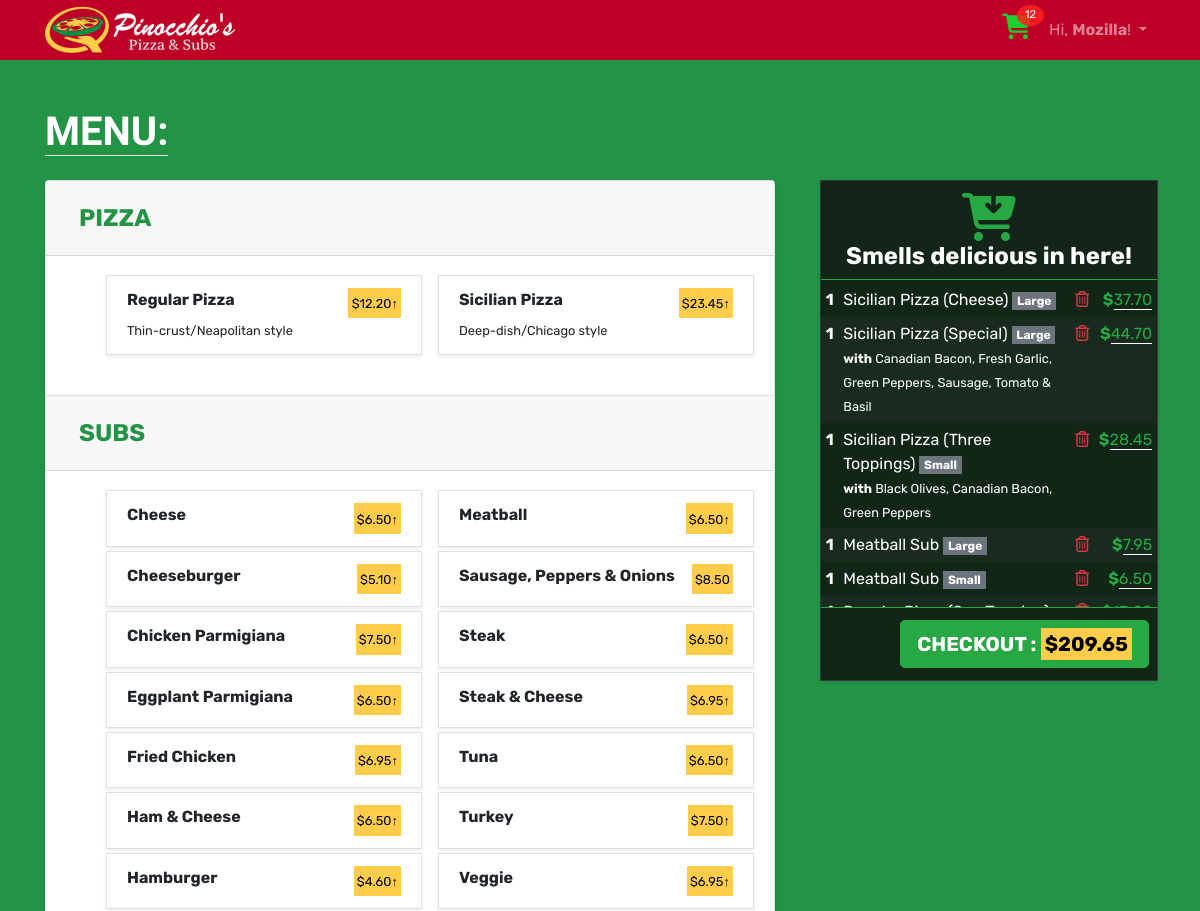
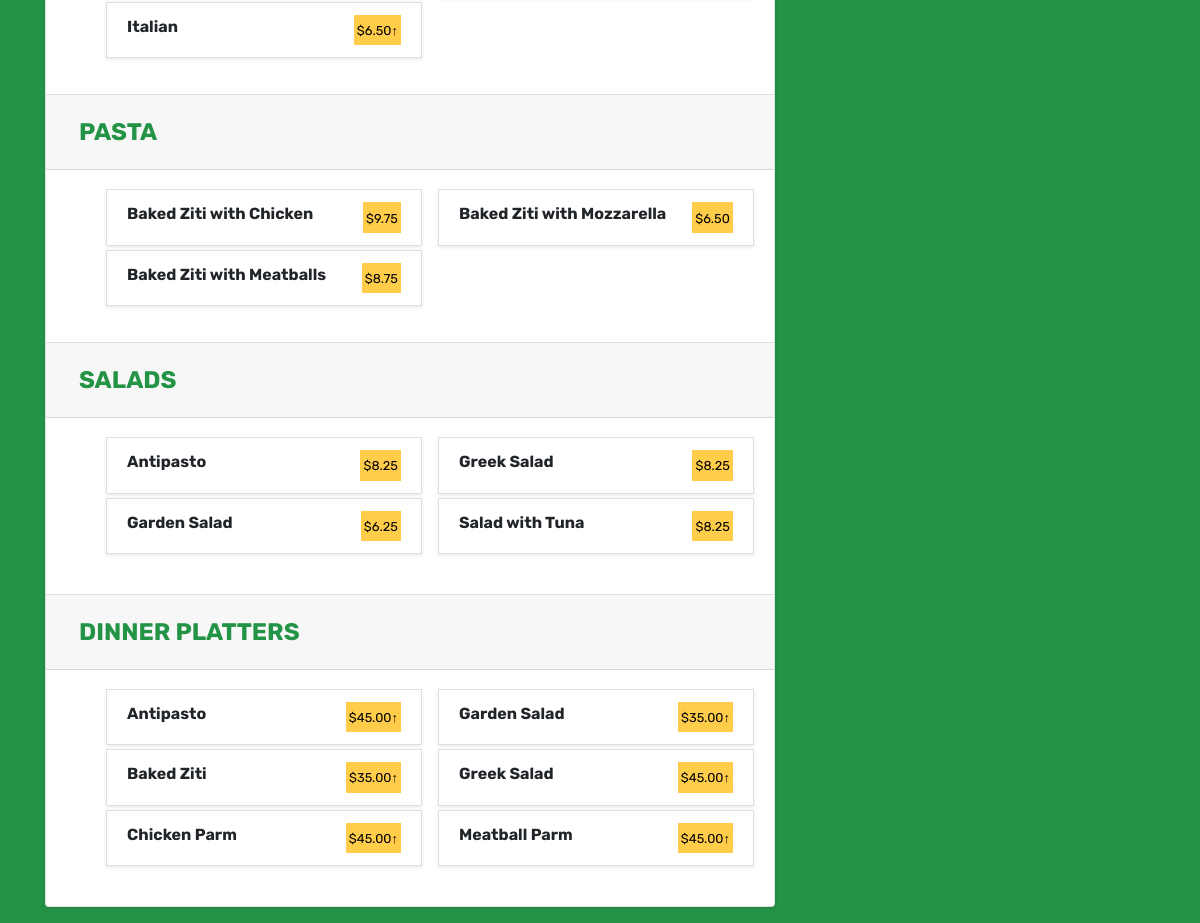
The app's page / (signed in) with its own data (2 pictures, top to bottom).
### orders/models.py (models this page shows, shortened)
class PizzaType(models.Model):
    alias = models.CharField(max_length=120, unique=True)
    name = models.CharField(max_length=120, unique=True)
    description = models.CharField(max_length=120)

class RegularPizza(models.Model):
    name = models.CharField(max_length=120, unique=True)
    small = models.DecimalField(max_digits=10, decimal_places=2)
    large = models.DecimalField(max_digits=10, decimal_places=2)
    toppingsCount = models.IntegerField(default=0)

class SicilianPizza(models.Model):
    name = models.CharField(max_length=120, unique=True)
    small = models.DecimalField(max_digits=10, decimal_places=2)
    large = models.DecimalField(max_digits=10, decimal_places=2)
    toppingsCount = models.IntegerField(default=0)

class Sub(models.Model):
    name = models.CharField(max_length=120, unique=True)
    small = models.DecimalField(max_digits=10, decimal_places=2, null=True, blank=True)
    large = models.DecimalField(max_digits=10, decimal_places=2, null=True, blank=True)
    add_Ons = models.ManyToManyField(SubExtra, blank=True, related_name="extras")

class Pasta(models.Model):
    name = models.CharField(max_length=120, unique=True)
    price = models.DecimalField(max_digits=10, decimal_places=2)

class Salad(models.Model):
    name = models.CharField(max_length=120, unique=True)
    price = models.DecimalField(max_digits=10, decimal_places=2)

class DinnerPlatter(models.Model):
    name = models.CharField(max_length=120, unique=True)
    small = models.DecimalField(max_digits=10, decimal_places=2)
    large = models.DecimalField(max_digits=10, decimal_places=2)

### cart/models.py (models this page shows, shortened)
class CartItem(models.Model):
    ORDER_STATUS = [
        ('CART', 'In Cart'),
        ('PAID', 'Paid'),
        ('CONF', 'Confirmed'),
        ('DLVR', 'Delivered'),
        ('DONE', 'Completed'),
    ]
    user = models.ForeignKey(User, on_delete=models.CASCADE)
    quantity = models.IntegerField()
    category = models.CharField(max_length=200)
    menu_id = models.IntegerField()
    name = models.CharField(max_length=200)
    size = models.CharField(
        max_length=20,
        blank=True,
        null=True,
    )
    addons = models.CharField(
        max_length=200,
        blank=True,
        null=True,
    )
    price = models.DecimalField(max_digits=10, decimal_places=2)
    sub_total = models.DecimalField(max_digits=10, decimal_places=2)
    status = models.CharField(
        max_length=4,
        choices=ORDER_STATUS,
        default='CART',
    )
    added_on = models.DateTimeField(auto_now_add=True)

### orders/views.py (the view)
# urls.py: path("", views.home, name="home"),
def home(request):
    if request.is_ajax():
        if request.POST['data'] == 'hbtext':
            modal = open(os.path.join(settings.BASE_DIR, 'modalForm.txt'))
            cart = open(os.path.join(settings.BASE_DIR, 'cartItem.txt'))
            modal_form = modal.read()
            cart_text = cart.read()
            modal.close()
            cart.close()
            return JsonResponse({'modal_form' : modal_form, 'cart_text' : cart_text})
    else:
        pizzaType = list(PizzaType.objects.values().order_by('name'))
        regularPizza = list(RegularPizza.objects.values().order_by('small'))
        sicilianPizza = list(SicilianPizza.objects.values().order_by('small'))
        pizzaTopping = list(PizzaTopping.objects.values().order_by('name'))
        subs = Sub.objects.all().order_by('name')
        pasta = list(Pasta.objects.values().order_by('name'))
        salad= list(Salad.objects.values().order_by('name'))
        dinnerPlatter = list(DinnerPlatter.objects.values().order_by('name'))
        context = {
            "pizzaType" : pizzaType,
            "regularPizza" : regularPizza,
            "sicilianPizza" : sicilianPizza,
            "pizzaTopping" : pizzaTopping,
            "subs" : subs,
            "sub" : list(Sub.objects.values('id', 'name', 'small', 'large', 'add_Ons__id', 'add_Ons__name', 'add_Ons__price')),
            "pasta" : pasta,
            "salad" : salad,
            "dinnerPlatter" : dinnerPlatter,
        }
        if request.user.is_authenticated:
            user = request.user.id
            cart_items = CartItem.objects.filter(user=user, status='CART')
            context['cart_items'] = cart_items
            cart_total = 0
            cart_quantity = 0
            for item in cart_items:
                cart_total += item.sub_total
                cart_quantity += item.quantity
            if cart_total != 0:
                context['cart_total'] = format(cart_total, '.2f')
            context['cart_quantity'] = cart_quantity
        return render(request, "orders/home.html", context)

### templates/orders/home.html (shortened to what this page needs)
    {% extends 'base.html' %}
    {% load static %}
    {% block stylesheet %}
    <link rel="stylesheet" href="{% static 'css/home.css' %}">
    {% endblock %}
    {% block body_content %}
    <div class="container mb-3">
      <h1 class="mt-5 mb-4 text-white font-weight-bold" id="menu"><a href="#menu" class="text-decoration-none text-reset text-uppercase border-bottom">Menu:</a></h1>
        <div class="row">
          <div class="col-lg-8 col-md-12 col-sm-12 col-xs-12" id="menu-div">
            <div class="accordion border-0 shadow-sm" id="accordionMenu">
                <div class="card">
                  <div class="card-header" id="pizza">
                    <h2 class="mb-0">
                      <button class="btn btn-link" type="button" data-toggle="collapse" data-target="#collapseOne" aria-expanded="true" aria-controls="collapseOne">
                        Pizza
                      </button>
                    </h2>
                  </div>
                  <div id="collapseOne" class="collapse show" aria-labelledby="pizza">
                    <div class="card-body">
                      <ul>
                        {% for pizza in pizzaType %}
                        <li class="list-group-item mb-1 rounded-0 shadow-sm menu-items" data-type="{{ pizza.alias }}" data-menuname="{{ pizza.name }}" data-toggle="modal" data-target="#menuModal">
                          <div class="d-flex justify-content-between">
                            <span class="font-weight-bold">{{ pizza.name }}</span>
                            {% if pizza.name == "Regular Pizza" %}
                              <mark><small>${{ regularPizza.0.small }}<span>&uarr;</small></mark>
                            {% else %}
                              <mark><small>${{ sicilianPizza.0.small }}&uarr;</small></mark>
                            {% endif %}
                          </div>
                          <small>{{ pizza.description }}</small>
                        </li>
                        {% endfor %}
                      </ul>
                    </div>
                  </div>
                </div>
                <div class="card">
                  <div class="card-header" id="sub">
                    <h2 class="mb-0">
                      <button class="btn btn-link" type="button" data-toggle="collapse" data-target="#collapseTwo" aria-expanded="true" aria-controls="collapseTwo">
                        Subs
                      </button>
                    </h2>
                  </div>
                  <div id="collapseTwo" class="collapse show" aria-labelledby="sub">
                    <div class="card-body">
                      <ul>
                        {% for sub in subs %}
                          <li class="list-group-item mb-1 rounded-0 shadow-sm menu-items" data-type="sub" data-menuname="{{ sub.name }}" data-toggle="modal" data-target="#menuModal">
                            <div class="d-flex justify-content-between">
                              <span class="font-weight-bold">{{ sub.name }}</span>
                              {% if sub.small %}
                                <mark><small>${{ sub.small }}&uarr;</small></mark>
                              {% else %}
                                <mark><small>${{ sub.large }}</small></mark>
                              {% endif %}
                            </div>
                          </li>
                        {% endfor %}
                      </ul>
                    </div>
                  </div>
                </div>
                <div class="card">
                  <div class="card-header" id="pasta">
                    <h2 class="mb-0">
                      <button class="btn btn-link" type="button" data-toggle="collapse" data-target="#collapseThree" aria-expanded="true" aria-controls="collapseThree">
                        Pasta
                      </button>
                    </h2>
                  </div>
                  <div id="collapseThree" class="collapse show" aria-labelledby="pasta">
                    <div class="card-body">
                      <ul>
                        {% for pasta in pasta %}
                          <li class="list-group-item mb-1 rounded-0 shadow-sm menu-items" data-type="pasta" data-menuname="{{ pasta.name }}" data-toggle="modal" data-target="#menuModal">
                            <div class="d-flex justify-content-between">
                              <span class="font-weight-bold">{{ pasta.name }}</span>
                              <mark><small>${{ pasta.price }}</small></mark>
                            </div>
                          </li>
                        {% endfor %}
                      </ul>
                    </div>
                  </div>
                </div>
                <div class="card">
                  <div class="card-header" id="salad">
                    <h2 class="mb-0">
                      <button class="btn btn-link" type="button" data-toggle="collapse" data-target="#collapseFour" aria-expanded="true" aria-controls="collapseFour">
                        Salads
                      </button>
                    </h2>
                  </div>
                  <div id="collapseFour" class="collapse show" aria-labelledby="salad">
                    <div class="card-body">
                      <ul>
                        {% for salad in salad %}
                          <li class="list-group-item mb-1 rounded-0 shadow-sm menu-items" data-type="salad" data-menuname="{{ salad.name }}" data-toggle="modal" data-target="#menuModal">
                            <div class="d-flex justify-content-between">
                              <span class="font-weight-bold">{{ salad.name }}</span>
                              <mark><small>${{ salad.price }}</small></mark>
                            </div>
                          </li>
                        {% endfor %}
                      </ul>
                    </div>
                  </div>
                </div>
                  <div class="card">
                    <div class="card-header" id="dinnerplatter">
                      <h2 class="mb-0">
                        <button class="btn btn-link" type="button" data-toggle="collapse" data-target="#collapseFive" aria-expanded="true" aria-controls="collapseFive">
                            Dinner Platters
                        </button>
                      </h2>
                    </div>
                    <div id="collapseFive" class="collapse show" aria-labelledby="dinner-platter">
                      <div class="card-body">
                        <ul>
                          {% for dinnerPlatter in dinnerPlatter %}
                            <li class="list-group-item mb-1 rounded-0 shadow-sm menu-items" data-type="dinnerPlatter" data-menuname="{{ dinnerPlatter.name }}" data-toggle="modal" data-target="#menuModal">
                              <div class="d-flex justify-content-between">
                                <span class="font-weight-bold">{{ dinnerPlatter.name }}</span>
                                <mark><small>${{ dinnerPlatter.small }}&uarr;</small></mark>
                              </div>
                            </li>
                          {% endfor %}
                        </ul>
                      </div>
                    </div>
                  </div>
            </div>
          </div>
          <div class="col-lg-4 d-xs-none d-sm-none d-md-block d-l-block d-lg-block side-cart-div">
            <div class="container position-fixed" id="side-cart">
              <div class="card border border-dark rounded-0 shadow-sm mb-3 rounded-0" id="cart-items-card">
                <div class="card-header border-success text-white text-center pb-0">
                  <h4 class="font-weight-bold" id="cart-header">
                    {% if cart_items %}
                      <i class="fas fa-2x fa-cart-arrow-down text-success"></i>
                      <br>
                      Smells delicious in here!
                    {% else %}
                      Where's the food? <br> (╯‵□′)╯︵┻━┻
                    {% endif %}
                  </h4>
                </div>
                <div class="card-body text-white pl-0 pr-0 pb-0 pt-1" id="cart-items-div">
                  <table class="table table-sm text-white table-borderless">
                    <tbody id="cartItems">
                      {% if cart_items %}
                        {% for item in cart_items %}
                        <tr data-orderid="{{item.id}}">
                          <th scope="row">{{ item.quantity }}</th>
                          <td>
                            {{ item.name}}
                            {% if item.size %}
                              <span class="badge badge-secondary rounded-0">{{ item.size }}</span>
                            {% endif %}
                            {% if item.addons %}
                              <br>
                              <small><strong>with</strong> {{ item.addons }}</small>
                            {% endif %}
                          </td>
                          <td>
                            <i class="far fa-trash-alt text-danger text-center" title="Delete order?" onclick="deleteOrder(this)"></i>
                          </td>
                          <td class="text-right">
                            <span class="font-weight-bolder text-success">$</span><span class="text-success"><span class="border-bottom border-white">{{item.sub_total}}</span></span>
                          </td>
                        </tr>
                        {% endfor%}
                      {% endif %}
                    </tbody>
                  </table>
                </div>
                <div id="checkout-div" class="card-footer bg-transparent border-success text-right pr-2">
                  <button type="button" class="btn btn-lg btn-success font-weight-bold" id="checkout-btn" {%if cart_items%}{%else%}disabled{%endif%} onclick="cartPageRedirect()">
                    CHECKOUT <span id="cart-total">{%if cart_total%}: <mark>${{cart_total}}</mark>{%endif%}</span>
                  </button>
                </div>
              </div>
            </div>
          </div>
        </div>
    </div>
    {% endblock %}

### templates/base.html (shortened to what this page needs)
{% load static %}<!DOCTYPE html>
<html>
  <head>
    <link rel="stylesheet" href="{% static 'css/bootstrap.min.css' %}">
    <link rel="stylesheet" href="{% static 'css/app.css' %}">
    {% block stylesheet %}{% endblock %}
  </head>
  <body>
    {% block body %}
    <nav class="navbar navbar-expand-sm navbar-dark mt-0 mb-0 pt-0 pb-0">
      <div class="container">
        <a class="navbar-brand" href="{% url 'home' %}">
          <img src="../static/img/logo.png" alt="Pinocchio's Pizza & Subs logo">
        </a>
        <div id="mainMenu">
          {% if user.is_authenticated %}
            <ul class="navbar-nav ml-auto d-flex flex-row">
              <li class="nav-item">
                <a href="{% url 'cart' %}" class="items-in-cart d-inline">
                  <span><i class="fas fa-shopping-cart lg"></i></span>
                  <span class="cart-quantity" {%if cart_quantity == 0 %}style="display: none;"{% endif %}>{{cart_quantity}}</span>
                </a>
              </li>
              <li class="nav-item dropdown">
                <a class="nav-link dropdown-toggle" href="#" id="userMenu" data-toggle="dropdown" aria-haspopup="true" aria-expanded="false">
                  Hi, <span class="font-weight-bold">{{ user.first_name|title }}</span>!
                </a>
              </li>
            </ul>
          {% endif %}
        </div>
      </div>
    </nav>
    {% endblock body %}
    {% block body_content %}
    {% endblock %}
  </body>
</html>

### records on screen
PizzaType: name "Regular Pizza", description "Thin-crust/Neapolitan style"
RegularPizza: small "12.20"
PizzaType: name "Sicilian Pizza", description "Deep-dish/Chicago style"
SicilianPizza: small "23.45"
Sub: name "Cheese", small "6.50"
Sub: name "Cheeseburger", small "5.10"
Sub: name "Chicken Parmigiana", small "7.50"
Sub: name "Eggplant Parmigiana", small "6.50"
Sub: name "Fried Chicken", small "6.95"
Sub: name "Ham & Cheese", small "6.50"
Sub: name "Hamburger", small "4.60"
Sub: name "Italian", small "6.50"
Sub: name "Meatball", small "6.50"
Sub: name "Sausage, Peppers & Onions", large "8.50"
Sub: name "Steak", small "6.50"
Sub: name "Steak & Cheese", small "6.95"
Sub: name "Tuna", small "6.50"
Sub: name "Turkey", small "7.50"
Sub: name "Veggie", small "6.95"
Pasta: name "Baked Ziti with Chicken", price "9.75"
Pasta: name "Baked Ziti with Meatballs", price "8.75"
Pasta: name "Baked Ziti with Mozzarella", price "6.50"
Salad: name "Antipasto", price "8.25"
Salad: name "Garden Salad", price "6.25"
Salad: name "Greek Salad", price "8.25"
Salad: name "Salad with Tuna", price "8.25"
DinnerPlatter: name "Antipasto", small "45.00"
DinnerPlatter: name "Baked Ziti", small "35.00"
DinnerPlatter: name "Chicken Parm", small "45.00"
DinnerPlatter: name "Garden Salad", small "35.00"
DinnerPlatter: name "Greek Salad", small "45.00"
DinnerPlatter: name "Meatball Parm", small "45.00"
CartItem: quantity "1", name "Sicilian Pizza (Cheese)", size "Large", sub_total "37.70"
CartItem: quantity "1", name "Sicilian Pizza (Special)", size "Large", addons "Canadian Bacon, Fresh Garlic, Green Peppers, Sausage, Tomato & Basil", sub_total "44.70"
CartItem: quantity "1", name "Sicilian Pizza (Three Toppings)", size "Small", addons "Black Olives, Canadian Bacon, Green Peppers", sub_total "28.45"
CartItem: quantity "1", name "Meatball Sub", size "Large", sub_total "7.95"
CartItem: quantity "1", name "Meatball Sub", size "Small", sub_total "6.50"

### other values on screen
{{ cart_quantity }} "12"
{{ user.first_name|title }} "Mozilla"
{{ cart_total }} "209.65"
